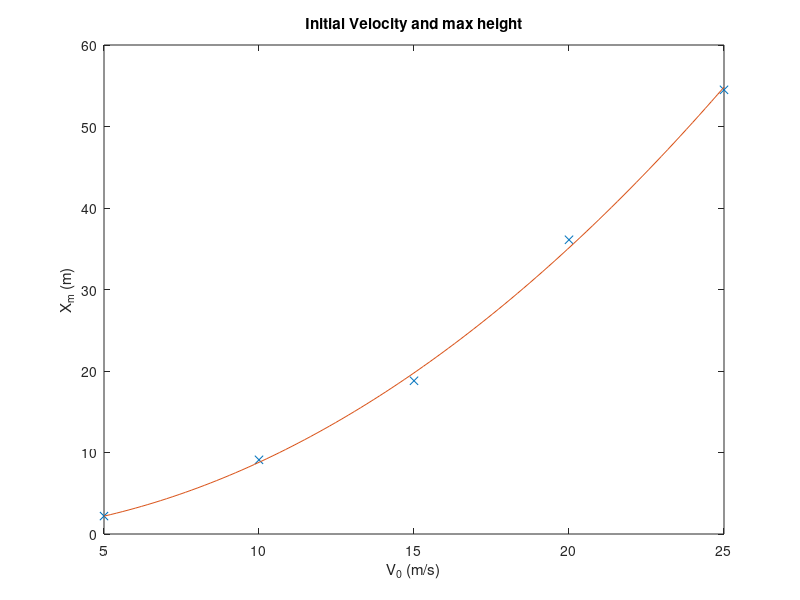

Reproduce this figure in MATLAB.
function lab8()
    clear;
    clf;
    load('flightdata.mat');
    theta = 30;
    V0 = velo(1,:);
    xmax = velo(2,:);
    plot(V0,xmax,'x');
    title("Initial Velocity and max height");
    xlabel("V_0 (m/s)");
    ylabel("X_m (m)");
    % REGRESSION ANALYSIS
    % perform 2nd order polyfit on V0,xmax data; assign output to Coeffs
    coefs = polyfit(V0,xmax,2)
    % use fprintf to display best-fit values of a2, a1, a0
    fprintf('%.4fx^2 + %.4fx + %.4f\n',coefs);
    % use polyval with Coeffs and V0 to create xmaxModel vector
    V0Model = linspace(V0(1),max(V0),100);
    xmaxmod = polyval(coefs,V0Model);
    % hold previous plot to prevent overwriting it
    hold on;
    % add V0,xmaxModel values to plot as a solid curve
    plot(V0Model,xmaxmod);
    % turn plot hold off
    hold off;
    % calculate experimental value of g from a2 (see mapping above)
    g = (2*sind(theta)*cosd(theta))/coefs(1);
    % use fprintf to display value of g
    fprintf('g = %.4f m/s^2\n',g);
    
end
